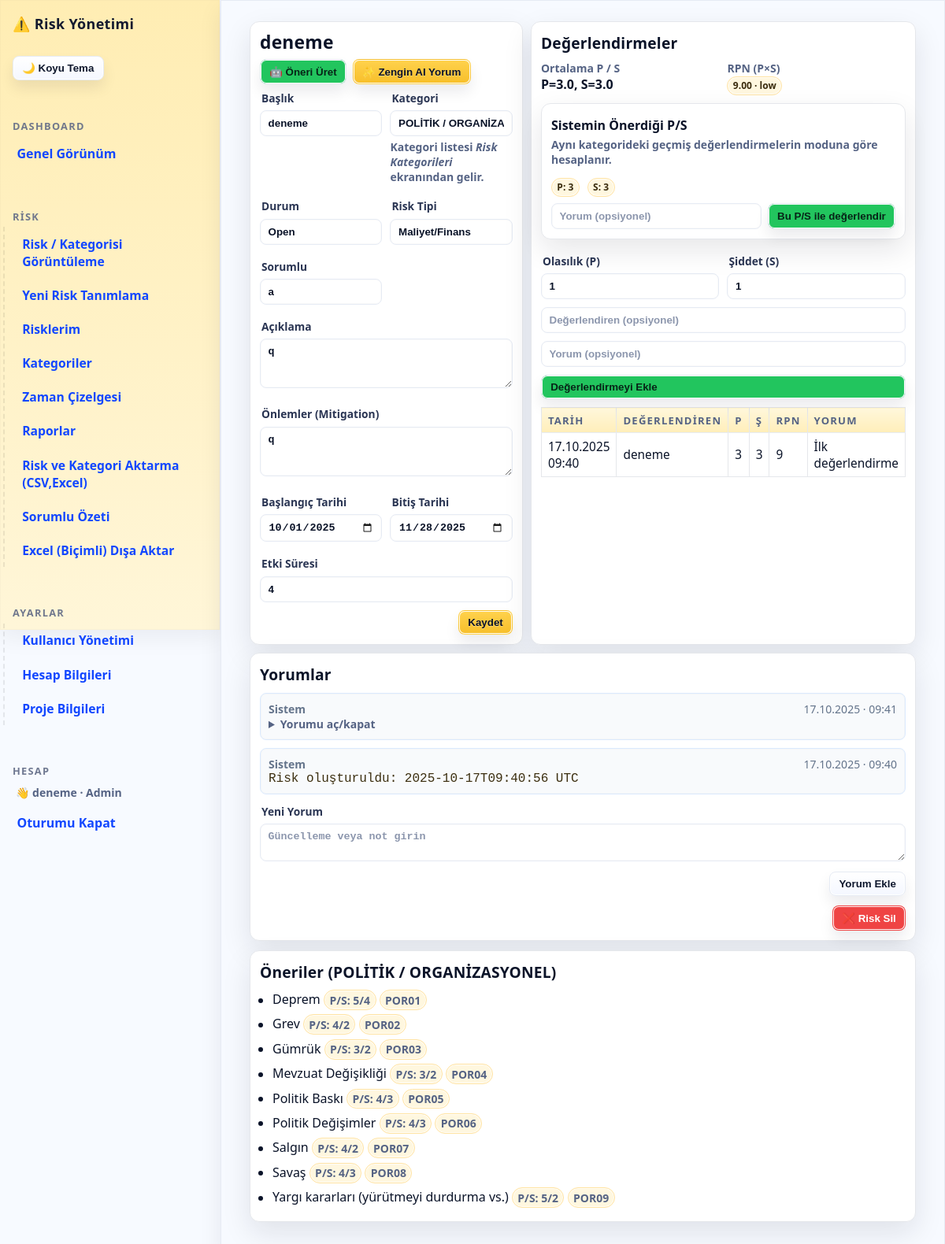
The page /risks/1 (signed in) on the database its author committed.
### riskapp/models.py (models this page shows, shortened)
class Risk(db.Model):
    __tablename__ = "risks"
    id          = db.Column(db.Integer, primary_key=True)
    title       = db.Column(db.String(200), nullable=False, index=True)
    category    = db.Column(db.String(100), nullable=True, index=True)  # not: string olarak kalıyor
    description = db.Column(db.Text, nullable=True)
    owner       = db.Column(db.String(120), nullable=True)
    status      = db.Column(db.String(50), default="Open", index=True)
    risk_type   = db.Column(db.String(20), nullable=True)   # "product" | "project" | ...
    responsible = db.Column(db.String(120), nullable=True)  # Sorumlu kişi/ekip
    mitigation  = db.Column(db.Text, nullable=True)         # Önlemler / faaliyetler
    duration    = db.Column(db.String(100), nullable=True)  # Etki süresi (örn: 6 ay, proje boyunca)
    start_month = db.Column(db.String(20),  nullable=True)  # Başlangıç ayı (YYYY-MM)
    end_month   = db.Column(db.String(20),  nullable=True)  # Bitiş ayı (YYYY-MM)
    project_id  = db.Column(db.Integer, index=True)         # ProjectInfo.id ile eşleştirilir (FK opsiyonel)
    created_at  = db.Column(db.DateTime, default=datetime.utcnow)
    updated_at  = db.Column(db.DateTime, default=datetime.utcnow, onupdate=datetime.utcnow)
    evaluations = db.relationship(
        "Evaluation", backref="risk", cascade="all, delete-orphan", lazy=True
    )
    comments = db.relationship(
        "Comment", backref="risk", cascade="all, delete-orphan", lazy=True
    )
    def avg_prob(self):
        vals = [e.probability for e in self.evaluations if e.probability is not None]
        return (sum(vals) / len(vals)) if vals else None
    def avg_sev(self):
        vals = [e.severity for e in self.evaluations if e.severity is not None]
        return (sum(vals) / len(vals)) if vals else None
    def avg_rpn(self):
        vals = [e.rpn() for e in self.evaluations if e.rpn() is not None]
        return round(sum(vals) / len(vals), 2) if vals else None
    def grade(self):
        ps = self.avg_rpn()  # artık P×S
        if ps is None:
            return None
        if ps >= PS_CRITICAL_MIN:
            return "critical"
        if ps >= PS_MODERATE_MIN:
            return "moderate"
        if ps >= PS_LOW_MIN:
            return "low"
        return "acceptable"

class RiskCategory(db.Model):
    __tablename__ = "risk_categories"
    id          = db.Column(db.Integer, primary_key=True)
    name        = db.Column(db.String(120), unique=True, nullable=False, index=True)  # görünen ad
    code        = db.Column(db.String(32), unique=True)                                # kısa kod (opsiyonel)
    color       = db.Column(db.String(16))                                             # #RRGGBB (opsiyonel)
    description = db.Column(db.Text)                                                   # açıklama (opsiyonel)
    is_active   = db.Column(db.Boolean, default=True, nullable=False)
    created_at  = db.Column(db.DateTime, default=datetime.utcnow)
    updated_at  = db.Column(db.DateTime, default=datetime.utcnow, onupdate=datetime.utcnow)

class Evaluation(db.Model):
    __tablename__ = "evaluations"
    id        = db.Column(db.Integer, primary_key=True)
    risk_id   = db.Column(db.Integer, db.ForeignKey("risks.id"), nullable=False, index=True)
    evaluator = db.Column(db.String(120), nullable=True)
    probability = db.Column(db.Integer, nullable=False)  # 1..5
    severity    = db.Column(db.Integer, nullable=False)  # 1..5
    detection   = db.Column(db.Integer, nullable=True)   # 1..5 (ARTIK KULLANILMIYOR)
    comment     = db.Column(db.Text, nullable=True)
    created_at  = db.Column(db.DateTime, default=datetime.utcnow)
    def rpn(self):
        if self.probability is None or self.severity is None:
            return None
        return self.probability * self.severity

class Comment(db.Model):
    __tablename__ = "comments"
    id         = db.Column(db.Integer, primary_key=True)
    risk_id    = db.Column(db.Integer, db.ForeignKey("risks.id"), nullable=False, index=True)
    text       = db.Column(db.Text, nullable=False)
    is_system  = db.Column(db.Boolean, default=False)
    created_at = db.Column(db.DateTime, default=datetime.utcnow)

class Suggestion(db.Model):
    __tablename__ = "suggestions"
    id       = db.Column(db.Integer, primary_key=True)
    category = db.Column(db.String(100), nullable=False, index=True)  # not: string
    text     = db.Column(db.Text, nullable=False)
    risk_code    = db.Column(db.String(32), index=True)  # örn: UYR01
    default_prob = db.Column(db.Integer)                 # 1..5 (opsiyonel)
    default_sev  = db.Column(db.Integer)                 # 1..5 (opsiyonel)
    created_at = db.Column(db.DateTime, default=datetime.utcnow)
    updated_at = db.Column(db.DateTime, default=datetime.utcnow, onupdate=datetime.utcnow)

### riskapp/app.py (the view, shortened to what this page needs)
    @app.route("/risks/<int:risk_id>", methods=["GET", "POST"])
    def risk_detail(risk_id):
        r = Risk.query.get_or_404(risk_id)
        cats = [x.name for x in RiskCategory.query
                .filter(RiskCategory.is_active == True)
                .order_by(RiskCategory.name.asc()).all()]
        sugg = Suggestion.query.filter(Suggestion.category == (r.category or "")).all()
        threshold = int(current_app.config.get("CONSENSUS_THRESHOLD", 30))
        pair_counts = {}
        for e in r.evaluations:
            pair = (e.probability, e.severity)
            pair_counts[pair] = pair_counts.get(pair, 0) + 1
        consensus = None
        if pair_counts:
            (p, s), cnt = max(pair_counts.items(), key=lambda kv: kv[1])
            if cnt >= threshold:
                consensus = {"p": p, "s": s, "count": cnt}
        ps_reco = None
        if r.category:
            rows = db.session.execute(text("""
                SELECT e.probability, e.severity
                FROM evaluations e
                JOIN risks rr ON rr.id = e.risk_id
                WHERE rr.category = :cat
            """), {"cat": r.category}).fetchall()
            probs = [row[0] for row in rows if row[0]]
            sevs  = [row[1] for row in rows if row[1]]
            if probs or sevs:
                p_mode = Counter(probs).most_common(1)
                s_mode = Counter(sevs).most_common(1)
                ps_reco = {
                    "p": p_mode[0][0] if p_mode else None,
                    "s": s_mode[0][0] if s_mode else None
                }
        return render_template(
            "risk_detail.html",
            r=r,
            suggestions=sugg,
            consensus=consensus,
            threshold=threshold,
            ps_reco=ps_reco,
            categories=cats,
        )

### riskapp/templates/risk_detail.html (shortened to what this page needs)
{% extends "base.html" %}
{% block content %}
<div class="grid grid-2">
  <div class="card">
    <div style="display:flex; justify-content:space-between; align-items:center; gap:8px; flex-wrap:wrap">
      <h2 style="margin:0">{{ r.title }}</h2>
      <div class="ai-controls noprint">
        <form method="post" action="{{ url_for('ai_suggest', risk_id=r.id) }}" class="noprint" style="display:inline">
          <button class="btn btn-success" type="submit" title="Riske göre benzer önerilerden aksiyon planı üretir">
            🤖 Öneri Üret
          </button>
        </form>
        <form method="post" action="{{ url_for('ai_comment_add', risk_id=r.id) }}" class="noprint" style="display:inline">
          <button class="btn btn-primary" type="submit" title="Sayısal özet + RACI + KPI + kapanış kriteri">
            ✨ Zengin AI Yorum
          </button>
        </form>
      </div>
    </div>
    <form method="post" class="grid grid-2">
      <div>
        <label>Başlık</label>
        <input class="input" name="title" value="{{ r.title }}">
      </div>
      {% set _needs_custom = r.category and (r.category not in categories) %}
      <div>
        <label>Kategori</label>
        <select class="input" name="category" id="detail-category-select" required>
          {% for c in categories %}
            <option value="{{ c }}" {% if r.category==c %}selected{% endif %}>{{ c }}</option>
          {% endfor %}
        </select>
        <div class="small" style="margin-top:.25rem">
          Kategori listesi <em>Risk Kategorileri</em> ekranından gelir.
        </div>
      </div>
      <div>
        <label>Durum</label>
        <select class="input" name="status">
          {% for s in ['Open','Assessed','Mitigating','Closed'] %}
            <option value="{{ s }}" {% if r.status==s %}selected{% endif %}>{{ s }}</option>
          {% endfor %}
        </select>
      </div>
      <div>
        <label>Risk Tipi</label>
        <select class="input" name="risk_type">
          <option value="cost"       {% if r.risk_type=='cost' %}selected{% endif %}>Maliyet/Finans</option>
        </select>
      </div>
      <div>
        <label>Sorumlu</label>
        <input class="input" name="responsible" value="{{ r.responsible or '' }}">
      </div>
      <div style="grid-column:1/-1">
        <label>Açıklama</label>
        <textarea class="input" name="description" rows="3">{{ r.description or '' }}</textarea>
      </div>
      <div style="grid-column:1/-1">
        <label>Önlemler (Mitigation)</label>
        <textarea class="input" name="mitigation" rows="3">{{ r.mitigation or '' }}</textarea>
      </div>
      <div>
        <label>Başlangıç Tarihi</label>
        <input class="input" type="date" id="start_date" value="{{ (r.start_month ~ '-01') if r.start_month else '' }}">
      </div>
      <div>
        <label>Bitiş Tarihi</label>
        <input class="input" type="date" id="end_date" value="{{ (r.end_month ~ '-28') if r.end_month else '' }}">
      </div>
      <div style="grid-column:1/-1">
        <label>Etki Süresi</label>
        <input class="input" name="duration" value="{{ r.duration or '' }}" placeholder="örn. 6 ay / proje boyunca">
      </div>
      <div style="grid-column:1/-1; display:flex; gap:8px; justify-content:flex-end">
        <button class="btn btn-primary">Kaydet</button>
      </div>
    </form>
  </div>
  <div class="card">
    <h3>Değerlendirmeler</h3>
    <div class="grid grid-2" style="margin-bottom:10px">
      <div>
        <div class="small">Ortalama P / S</div>
        <strong>
          P={{ '%.1f'|format(r.avg_prob() or 0) }},
          S={{ '%.1f'|format(r.avg_sev() or 0) }}
        </strong>
      </div>
      <div>
        <div class="small">RPN (P×S)</div>
        {% set avg_rpn = r.avg_rpn() %}
        {% set grade = r.grade() %}
        {% if avg_rpn is not none %}
          <span class="badge">{{ '%.2f'|format(avg_rpn) }} · {{ grade }}</span>
        {% else %}—{% endif %}
      </div>
    </div>
    {% if ps_reco and (ps_reco.p or ps_reco.s) %}
      <div class="card" style="margin-bottom:10px">
        <h4 style="margin:.25rem 0">Sistemin Önerdiği P/S</h4>
        <p class="small" style="margin-top:.25rem">Aynı kategorideki geçmiş değerlendirmelerin moduna göre hesaplanır.</p>
        <div style="display:flex; gap:10px; align-items:center; margin:.25rem 0 .5rem">
          <span class="badge">P: {{ ps_reco.p or '—' }}</span>
          <span class="badge">S: {{ ps_reco.s or '—' }}</span>
        </div>
        <form method="post" action="{{ url_for('add_eval', risk_id=r.id) }}" style="display:flex; gap:.5rem; flex-wrap:wrap">
          <input class="input" style="flex:1; min-width:200px" type="text" name="comment" placeholder="Yorum (opsiyonel)">
          <button class="btn btn-success" type="submit">Bu P/S ile değerlendir</button>
        </form>
      </div>
    {% endif %}
    <form id="evalForm" method="post" action="{{ url_for('add_eval', risk_id=r.id) }}" class="grid">
      <div class="grid grid-2">
        <div>
          <label>Olasılık (P)</label>
          <select class="input" name="probability">
            {% for i in range(1,6) %}<option value="{{ i }}">{{ i }}</option>{% endfor %}
          </select>
        </div>
        <div>
          <label>Şiddet (S)</label>
          <select class="input" name="severity">
            {% for i in range(1,6) %}<option value="{{ i }}">{{ i }}</option>{% endfor %}
          </select>
        </div>
      </div>
      <input class="input" name="evaluator" placeholder="Değerlendiren (opsiyonel)">
      <input class="input" name="comment" placeholder="Yorum (opsiyonel)">
      <button class="btn btn-success">Değerlendirmeyi Ekle</button>
    </form>
    <table class="table" style="margin-top:10px">
      <thead>
        <tr>
          <th>Tarih</th>
          <th>Değerlendiren</th>
          <th>P</th>
          <th>Ş</th>
          <th>RPN</th>
          <th>Yorum</th>
        </tr>
      </thead>
      <tbody>
        {% for e in r.evaluations|sort(attribute='id', reverse=True) %}
          <tr>
            <td>{{ e.created_at.strftime('%d.%m.%Y %H:%M') if e.created_at else '-' }}</td>
            <td>{{ e.evaluator or '-' }}</td>
            <td>{{ e.probability }}</td>
            <td>{{ e.severity }}</td>
            <td>{{ (e.probability * e.severity) if (e.probability and e.severity) else '—' }}</td>
            <td>{{ e.comment or '-' }}</td>
          </tr>
        {% else %}
          <tr><td colspan="6">Henüz değerlendirme yok.</td></tr>
        {% endfor %}
      </tbody>
    </table>
  </div>
  <div class="card" style="grid-column:1/-1">
    <h3>Yorumlar</h3>
    <div class="grid">
      {% for c in r.comments|sort(attribute='id', reverse=True) %}
        <div class="comment {% if c.is_system %}system{% endif %}">
          <div class="meta">
            <strong>{% if c.is_system %}Sistem{% else %}Kullanıcı{% endif %}</strong>
            <span>
              {{ c.created_at.strftime('%d.%m.%Y') if c.created_at else '' }} ·
              {{ c.created_at.strftime('%H:%M') if c.created_at else '' }}
            </span>
          </div>
          {% set _txt = c.text or '' %}
          {% set _is_long = _txt|length > 900 %}
          {% if _is_long %}
            <details>
              <summary class="small" style="cursor:pointer; user-select:none">Yorumu aç/kapat</summary>
            </details>
          {% else %}
            <pre>{{ _txt }}</pre>
          {% endif %}
        </div>
      {% else %}
        <div class="small">Yorum yok.</div>
      {% endfor %}
    </div>
    {% if session.get('role') == 'admin' %}
      <form method="post" action="{{ url_for('add_comment', risk_id=r.id) }}" style="margin-top:12px">
        <label>Yeni Yorum</label>
        <textarea class="input" name="text" rows="2" placeholder="Güncelleme veya not girin"></textarea>
        <div style="display:flex;justify-content:flex-end;margin-top:8px">
          <button class="btn">Yorum Ekle</button>
        </div>
      </form>
      <form
        method="post"
        action="{{ url_for('risk_delete', risk_id=r.id) }}"
        onsubmit="return confirm('Bu riski kalıcı olarak silmek istediğinize emin misiniz?');"
        style="margin-top:12px; display:flex; justify-content:flex-end">
        <button class="btn" style="background:#ef4444; color:#fff; border-color:transparent">
          ❌ Risk Sil
        </button>
      </form>
    {% endif %}
  </div>
</div>
{% if suggestions and suggestions|length %}
  <div class="card" style="margin-top:12px">
    <h3>Öneriler ({{ r.category }})</h3>
    <ul style="padding-left:1rem; margin:0">
      {% for s in suggestions %}
        <li style="margin:.35rem 0">
          {{ s.text }}
          {% if s.default_prob or s.default_sev %}
            <span class="badge small" title="Varsayılan Olasılık/Şiddet">
              P/S: {{ s.default_prob or '—' }}/{{ s.default_sev or '—' }}
            </span>
          {% endif %}
          {% if s.risk_code %}
            <span class="badge small" title="Risk Kodu">{{ s.risk_code }}</span>
          {% endif %}
        </li>
      {% endfor %}
    </ul>
  </div>
{% endif %}
{% endblock %}

### rows shown on the page
Risk: title "deneme", category "POLİTİK / ORGANİZASYONEL", status "Open", risk_type "Maliyet/Finans", responsible "a", description "q", mitigation "q", start_month "10/01/2025", end_month "11/28/2025", duration "4"
Evaluation: probability "3.0", severity "3.0", created_at "17.10.2025 09:40", evaluator "deneme", probability "3", severity "3", probability+severity "9", comment "İlk değerlendirme"
Comment: is_system "Sistem", created_at "17.10.2025", created_at "09:41"
Comment: is_system "Sistem", created_at "17.10.2025", created_at "09:40", text "Risk oluşturuldu: 2025-10-17T09:40:56 UTC"
Suggestion: text "Deprem", default_prob "5", default_sev "4", risk_code "POR01"
Suggestion: text "Grev", default_prob "4", default_sev "2", risk_code "POR02"
Suggestion: text "Gümrük", default_prob "3", default_sev "2", risk_code "POR03"
Suggestion: text "Mevzuat Değişikliği", default_prob "3", default_sev "2", risk_code "POR04"
Suggestion: text "Politik Baskı", default_prob "4", default_sev "3", risk_code "POR05"
Suggestion: text "Politik Değişimler", default_prob "4", default_sev "3", risk_code "POR06"
Suggestion: text "Salgın", default_prob "4", default_sev "2", risk_code "POR07"
Suggestion: text "Savaş", default_prob "4", default_sev "3", risk_code "POR08"
Suggestion: text "Yargı kararları (yürütmeyi durdurma vs.)", default_prob "5", default_sev "2", risk_code "POR09"

### other values the page prints
{{ session.get('username') }} "deneme"
{{ session.get('role')|capitalize }} "Admin"
{{ '%.2f'|format(avg_rpn) }} "9.00"
{{ grade }} "low"
{{ ps_reco.p or '—' }} "3"
{{ ps_reco.s or '—' }} "3"
form field probability "1"
form field severity "1"
